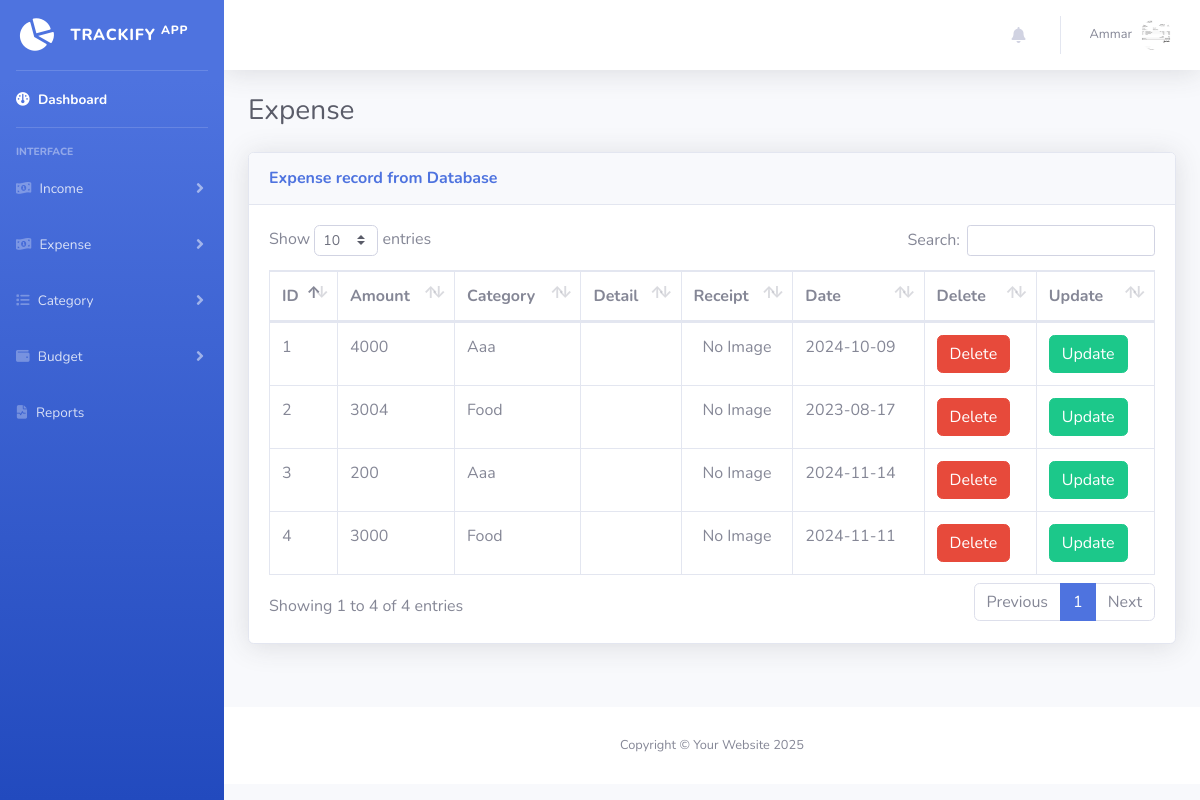
The page /expense.php (signed in) on the database its author committed.
### tables this page shows
CREATE TABLE `user` (
  `user_id` int(11) NOT NULL,
  `user_name` varchar(255) NOT NULL,
  `user_email` varchar(255) NOT NULL,
  `user_pass` varchar(255) NOT NULL,
  `user_image` varchar(255) NOT NULL,
  `role` varchar(255) NOT NULL,
  `reset_token` varchar(255) DEFAULT NULL,
  `token_expiration` int(11) NOT NULL
);

CREATE TABLE `expense` (
  `expense_id` int(11) NOT NULL,
  `expense_amount` int(11) NOT NULL,
  `category_id` int(11) NOT NULL,
  `expense_details` varchar(255) NOT NULL,
  `expense_receipt` varchar(255) NOT NULL,
  `expense_date` varchar(255) NOT NULL,
  `expense_month` int(11) NOT NULL,
  `expense_year` int(11) NOT NULL,
  `user_id` int(11) NOT NULL
);

CREATE TABLE `category` (
  `category_id` int(11) NOT NULL,
  `category_name` varchar(255) NOT NULL,
  `category_purpose` varchar(255) NOT NULL,
  `user_id` int(11) DEFAULT NULL
);

### expense.php (the view, shortened to what this page needs)
<?php include('include/top.php') ?>
</head>
<body id="page-top">
    <div id="wrapper">
        <?php include('include/sidebar.php') ?>
        <div id="content-wrapper" class="d-flex flex-column">
            <div id="content">
                <?php include('include/topbar.php') ?>
                <div class="container-fluid">
                    <h1 class="h3 mb-4 text-gray-800">Expense</h1>
                    <div class="row">
                        <div class="col">
                            <div class="card shadow mb-4">
                                <div class="card-header py-3">
                                    <h6 class="m-0 font-weight-bold text-primary">Expense record from Database</h6>
                                </div>
                                <?php
                                include('include/connectbd.php');
                                ?>
                                <div class="card-body">
                                    <div class="table-responsive">
                                        <table class="table table-bordered" id="dataTable" width="100%" cellspacing="0">
                                            <thead>
                                                <tr>
                                                    <th>ID</th>
                                                    <th>Amount</th>
                                                    <th>Category</th>
                                                    <th>Detail</th>
                                                    <th>Receipt</th>
                                                    <th>Date</th>
                                                    <th>Delete</th>
                                                    <th>Update</th>
                                                </tr>
                                            </thead>
                                            <tbody>
                                                <?php
                                                $select_expense = "SELECT * FROM expense WHERE user_id = '$db_user_id' OR user_id IS NULL";
                                                $run_qry = mysqli_query($conn, $select_expense);
                                                $index = 0;
                                                while ($expense_array = mysqli_fetch_array($run_qry)) {
                                                    $exp_id = $expense_array['0'];
                                                    $exp_amount = $expense_array['1'];
                                                    $cat_id = $expense_array['2'];
                                                    $exp_detail = $expense_array['3'];
                                                    $exp_receipt = $expense_array['4'];
                                                    $exp_date = $expense_array['5'];
                                                    $select_cat = "SELECT category_name FROM category WHERE category_id = '$cat_id'";
                                                    $selrun_qry = mysqli_query($conn, $select_cat);
                                                    $cate_name = (mysqli_num_rows($selrun_qry) > 0) ? mysqli_fetch_assoc($selrun_qry)['category_name'] : 'Unknown';
                                                    echo "
                                                        <tr>
                                                           <td>" . ++$index . "</td>
                                                            <td>" . ucfirst($exp_amount) . "</td>
                                                            <td>" . ucfirst($cate_name) . "</td>
                                                            <td>" . ucfirst($exp_detail) . "</td>
                                                            <td class='text-center'>";
                                                    if (empty($exp_receipt) || !file_exists("upload/$exp_receipt")) {
                                                        echo "No Image";
                                                    } else {
                                                        echo "<img src='upload/$exp_receipt' height='60px'>";
                                                    }
                                                    echo "</td>
                                                            <td>" . ucfirst($exp_date) . "</td>
                                                            <td>
                                                                <button type='button' class='btn btn-danger' data-toggle='modal' data-target='#myModal{$exp_id}'>Delete</button>
                                                                <div class='modal' id='myModal{$exp_id}'>
                                                                    <div class='modal-dialog'>
                                                                        <div class='modal-content'>
                                                                            <div class='modal-header'>
                                                                                <h4 class='modal-title'>Delete Record</h4>
                                                                                <button type='button' class='close' data-dismiss='modal'>&times;</button>
                                                                            </div>
                                                                            <div class='modal-body'>Are you sure...?</div>
                                                                            <div class='modal-footer'>
                                                                                <a href='expense.php?del={$exp_id}' class='btn btn-danger'>Delete</a>
                                                                                <button type='button' class='btn btn-success' data-dismiss='modal'>Close</button>
                                                                            </div>
                                                                        </div>
                                                                    </div>
                                                                </div>
                                                            </td>
                                                            <td><a href='edit_expense.php?editexp={$exp_id}' class='btn btn-success'>Update</a></td>
                                                        </tr>";
                                                }
                                                ?>
                                            </tbody>
                                        </table>
                                    </div>
                                </div>
                            </div>
                        </div>
                    </div>
                </div>
            </div>
            <?php include('include/footer.php') ?>
        </div>
    </div>
    <?php include('include/end.php') ?>

### include/topbar.php (shortened to what this page needs)
<nav class="navbar navbar-expand navbar-light bg-white topbar mb-4 static-top shadow">
<ul class="navbar-nav ml-auto">
<li class="nav-item dropdown no-arrow mx-1 position-relativ">
    <a class="nav-link dropdown-toggle position-relative" href="#" id="alertsDropdown" role="button"
        data-toggle="dropdown" aria-haspopup="true" aria-expanded="false">
        <i class="fas fa-bell fa-fw"></i>
    </a>
</li>
    <li class="nav-item dropdown no-arrow">
        <a class="nav-link dropdown-toggle" href="#" id="userDropdown" role="button"
            data-toggle="dropdown" aria-haspopup="true" aria-expanded="false">
            <span class="mr-2 d-none d-lg-inline text-gray-600 small"><?php echo $db_user_name ?></span>
            <img class="img-profile rounded-circle"
                src="upload/<?php echo $db_user_pic?>">
        </a>
    </li>
</ul>
</nav>

### rows shown on the page
user: user_name "Ammar", user_image (picture)
expense: expense_amount "4000", category.category_name "Aaa", expense_date "2024-10-09"
expense: expense_amount "3004", category.category_name "Food", expense_date "2023-08-17"
expense: expense_amount "200", category.category_name "Aaa", expense_date "2024-11-14"
expense: expense_amount "3000", category.category_name "Food", expense_date "2024-11-11"
